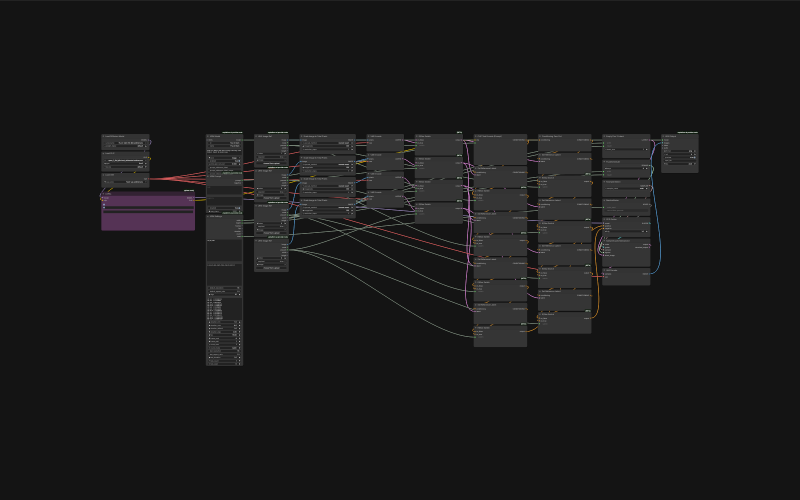
#> input picture docs/images/src/shots/flux-2-klein-workflow.png, 1600 x 1000 px (shown at 1/2 size); its folder holds 4 pictures in this run
$ python make_shots.py
#> lines starting #> are read from the running program, lines starting #| are printed output that depends on the picture; after the words box and inside, x2 and y2 are one past the last pixel; in counts of white or black regions, pixels touching at a corner belong together
"""Crop, round, shadow and pad the workflow screenshots under docs/images.

Dev-only: needs Pillow. Sources live in docs/images/src/shots, the processed
PNGs land in docs/images. Deterministic, so reruns stay byte identical.
"""

from __future__ import annotations

import argparse
import logging
from pathlib import Path
from typing import cast

from PIL import Image, ImageChops, ImageDraw, ImageFilter

LOGGER = logging.getLogger("make_shots")

IMAGES_DIR = Path(__file__).resolve().parent.parent / "docs" / "images"
SOURCE_DIR = IMAGES_DIR / "src" / "shots"
SLUGS = (
    "flux-2-klein",
    "ideogram-4",
    "krea-2",
    "ltx-2-5",
    "minimax-h3",
    "moss-image",
    "qwen-2-1",
    "wan-2-2",
    "z-image",
)
CONTENT_WIDTH = 1600
CROP_MARGIN = 48
BG_DIFF_THRESHOLD = 64  # clears the 1 px frame and canvas grid, keeps node text
RADIUS = 16
PAD = 40
SHADOW_OFFSET = (0, 8)
SHADOW_BLUR = 24
SHADOW_ALPHA = 70


def _node_bbox(image: Image.Image) -> tuple[int, int, int, int]:
    """Bounding box of pixels that differ from the most common color."""
    colors = image.getcolors(maxcolors=image.width * image.height)
    if colors is None:
        raise SystemExit("too many colors to find the background")

    background = cast(
        tuple[int, int, int],
        max(colors, key=lambda item: (item[0], item[1]))[1],
    )
    diff = ImageChops.difference(image, Image.new("RGB", image.size, background))
    red, green, blue = diff.split()
    max_diff = ImageChops.lighter(ImageChops.lighter(red, green), blue)
    mask = max_diff.point([255 if value > BG_DIFF_THRESHOLD else 0 for value in range(256)])
    bbox = mask.getbbox()
    if bbox is None:
        raise SystemExit("no node pixels found")
    return bbox


def _crop(image: Image.Image) -> Image.Image:
    left, top, right, bottom = _node_bbox(image)
    box = (
        max(left - CROP_MARGIN, 0),
        max(top - CROP_MARGIN, 0),
        min(right + CROP_MARGIN, image.width),
        min(bottom + CROP_MARGIN, image.height),
    )
    return image.crop(box)


def _rounded_mask(size: tuple[int, int]) -> Image.Image:
    mask = Image.new("L", size, 0)
    draw = ImageDraw.Draw(mask)
    draw.rounded_rectangle((0, 0, size[0] - 1, size[1] - 1), RADIUS, fill=255)
    return mask


def _shadow_mask(size: tuple[int, int]) -> Image.Image:
    mask = Image.new("L", size, 0)
    x = PAD + SHADOW_OFFSET[0]
    y = PAD + SHADOW_OFFSET[1]
    ImageDraw.Draw(mask).rounded_rectangle(
        (x, y, x + size[0] - 2 * PAD - 1, y + size[1] - 2 * PAD - 1),
        RADIUS,
        fill=SHADOW_ALPHA,
    )
    return mask.filter(ImageFilter.GaussianBlur(SHADOW_BLUR))


def render(source: Path, destination: Path) -> tuple[tuple[int, int], tuple[int, int]]:
    """Process one screenshot, return its crop and output size."""
    cropped = _crop(Image.open(source).convert("RGB"))
    height = round(cropped.height * CONTENT_WIDTH / cropped.width)
    content = cropped.resize((CONTENT_WIDTH, height), Image.Resampling.LANCZOS)
    content_size = content.size

    canvas = Image.new("RGBA", (content_size[0] + 2 * PAD, content_size[1] + 2 * PAD), (0, 0, 0, 0))
    shadow = Image.new("RGBA", canvas.size, (0, 0, 0, 0))
    shadow.putalpha(_shadow_mask(canvas.size))
    canvas = Image.alpha_composite(canvas, shadow)

    content.putalpha(_rounded_mask(content_size))
    canvas.paste(content, (PAD, PAD), content)

    canvas.save(destination, format="PNG", optimize=True)
    return cropped.size, canvas.size


def main() -> None:
    logging.basicConfig(level=logging.INFO, format="%(message)s")
    parser = argparse.ArgumentParser(description=__doc__)
    parser.add_argument("--slug", action="append", choices=SLUGS, help="limit to one slug")
    args = parser.parse_args()

    for slug in args.slug or SLUGS:
        source = SOURCE_DIR / f"{slug}-workflow.png"
        destination = IMAGES_DIR / f"{slug}-workflow.png"
        crop_size, output_size = render(source, destination)
#> in _node_bbox, `colors = image.getcolors(maxcolors=image.width * image.height)`: colors = 6001 items
#> in _node_bbox, `background = cast( tuple[int, int, int], max(colors, key=lambda item: ..`: background = (20, 20, 20)
#> in _node_bbox, image is the input picture: PIL image 1600x1000 RGB; mean R, G, B 26.1, 25.7, 25.9
#> in _node_bbox, `red, green, blue = diff.split()`:
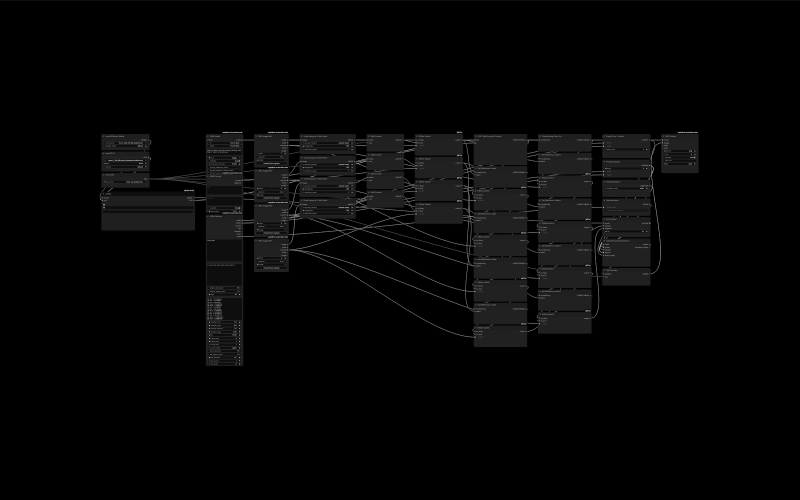
#> green: PIL image 1600x1000 L (shown at 1/2 size); min 0, max 235, mean 5.8
#> in _node_bbox, `mask = max_diff.point([255 if value > BG_DIFF_THRESHOLD else 0 for val..`:
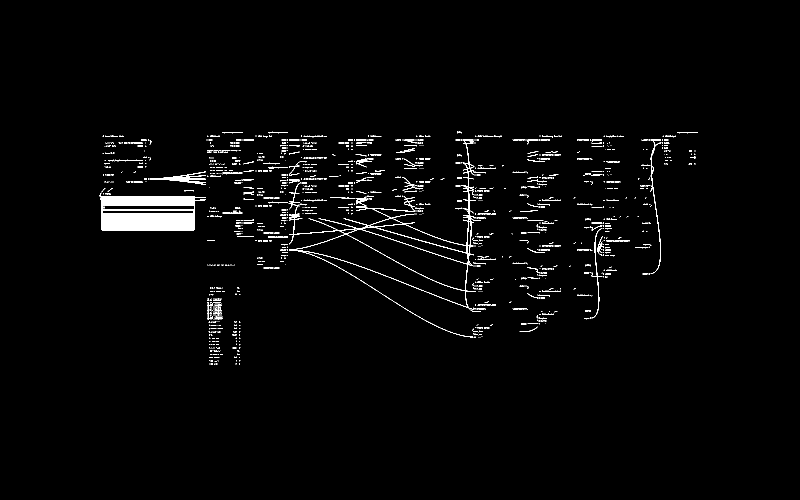
#> mask: PIL image 1600x1000 L (shown at 1/2 size); 2% white; 1318 white regions (1059 under 20 px), largest, box (x1, y1, x2, y2) and area: (199, 385, 412, 461) 10783, (577, 279, 949, 675) 5102, (299, 343, 412, 370) 719
#> in _node_bbox, `bbox = mask.getbbox()`: bbox = (199, 263, 1395, 729)
#> in _crop, `left, top, right, bottom = _node_bbox(image)`: left = 199; top = 263; right = 1395; bottom = 729
#> in _crop, `box = ( max(left - CROP_MARGIN, 0), max(top - CROP_MARGIN, 0), min(rig..`: box = (151, 215, 1443, 777)
#> in _crop, `return image.crop(box)`:
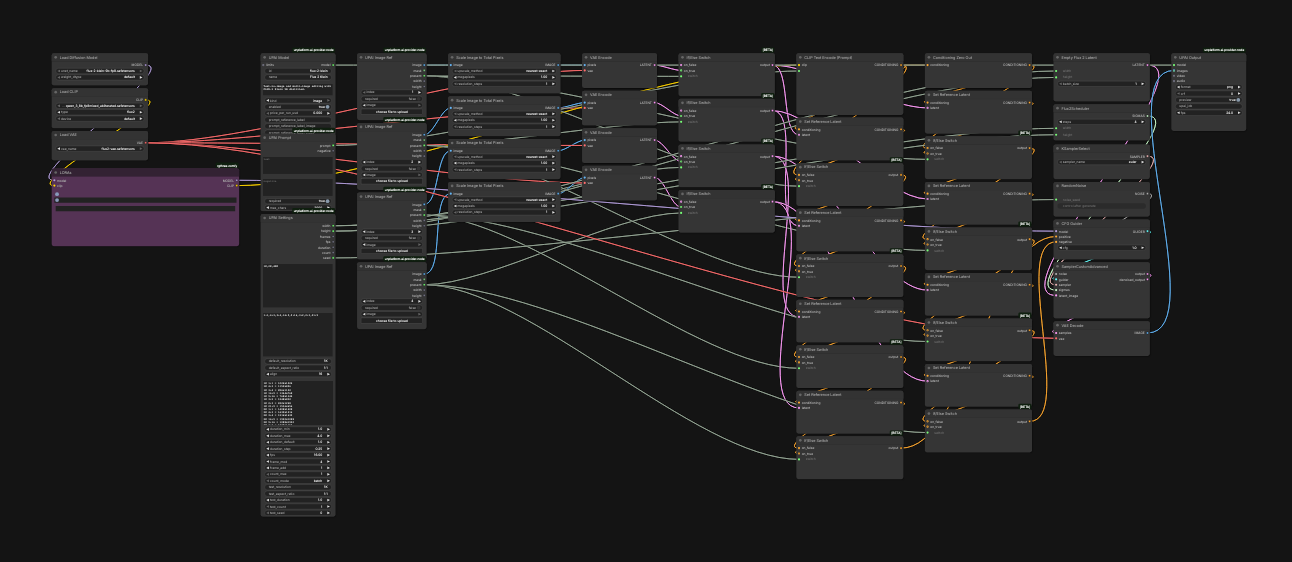
#> returned value: PIL image 1292x562 RGB; mean R, G, B 33.3, 32.5, 33
#> in render, `canvas = Image.new("RGBA", (content_size[0] + 2 * PAD, content_size[1]..`: canvas: PIL image 1680x776 RGBA; every value is 0
#> in _shadow_mask, `mask = Image.new("L", size, 0)`: mask: PIL image 1680x776 L; every value is 0
#> in _shadow_mask, `ImageDraw.Draw(mask).rounded_rectangle( (x, y, x + size[0] - 2 * PAD -..`:
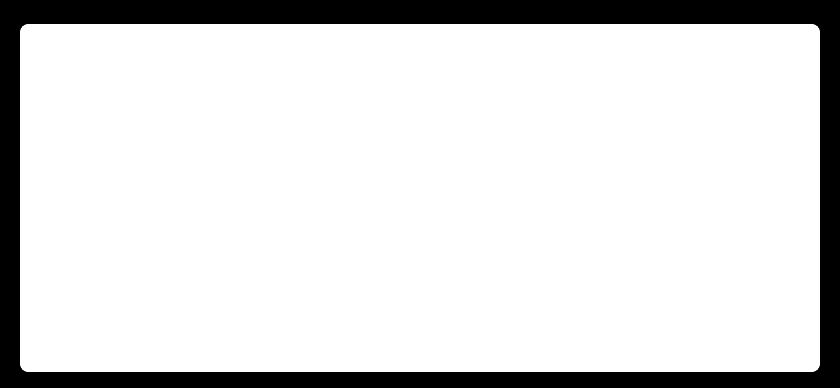
#> mask: PIL image 1680x776 L (shown at 1/2 size); values 0 (black) and 70 (white), 85.4% white; 1 black region, box (x1, y1, x2, y2) and area: (0, 0, 1680, 776) 190324
#> in _shadow_mask, `return mask.filter(ImageFilter.GaussianBlur(SHADOW_BLUR))`:
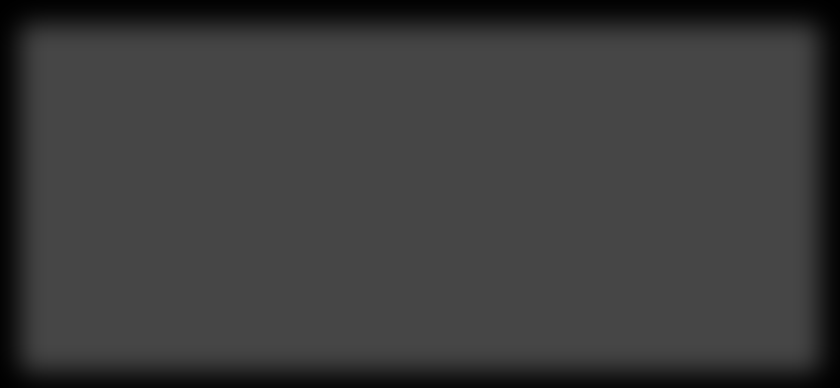
#> returned value: PIL image 1680x776 L (shown at 1/2 size); min 0, max 70, mean 59.7
#> in render, `shadow.putalpha(_shadow_mask(canvas.size))`:
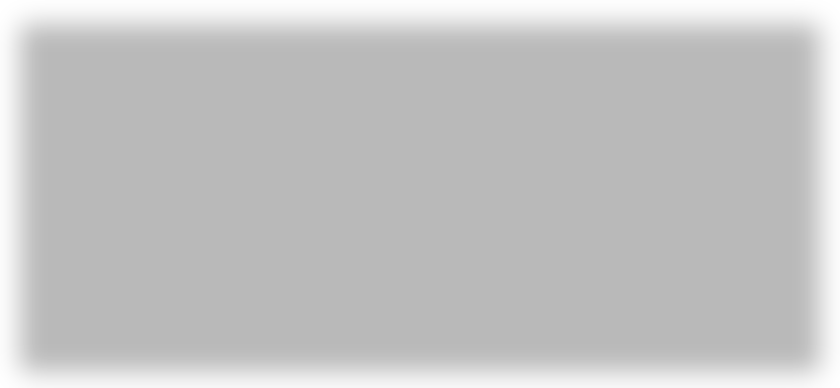
#> shadow: PIL image 1680x776 RGBA (shown at 1/2 size); mean R, G, B, A 0, 0, 0, 59.7; transparent parts drawn white
#> in _rounded_mask, `mask = Image.new("L", size, 0)`: mask: PIL image 1600x696 L; every value is 0
#> in render, `canvas.paste(content, (PAD, PAD), content)`:
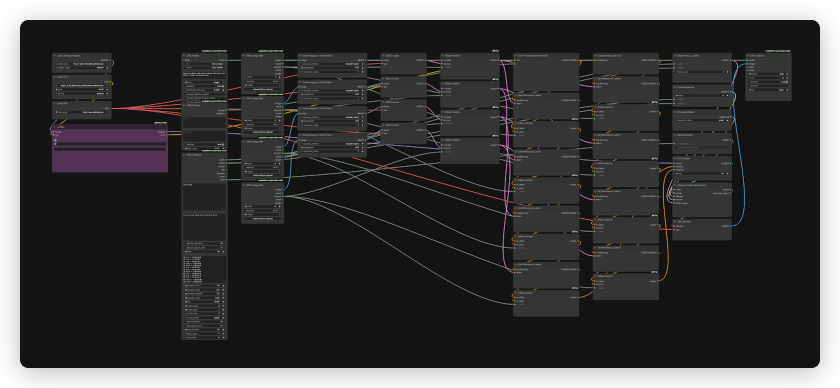
#> canvas: PIL image 1680x776 RGBA (shown at 1/2 size); mean R, G, B, A 28.5, 27.8, 28.2, 220.1; transparent parts drawn white
#> crop_size = (1292, 562); output_size = (1680, 776)
        LOGGER.info(
            "%s crop %dx%d output %dx%d",
            destination.name,
            crop_size[0],
            crop_size[1],
            output_size[0],
            output_size[1],
        )
#> pass 2 of the loop in main, `for slug in args.slug or SLUGS:`:
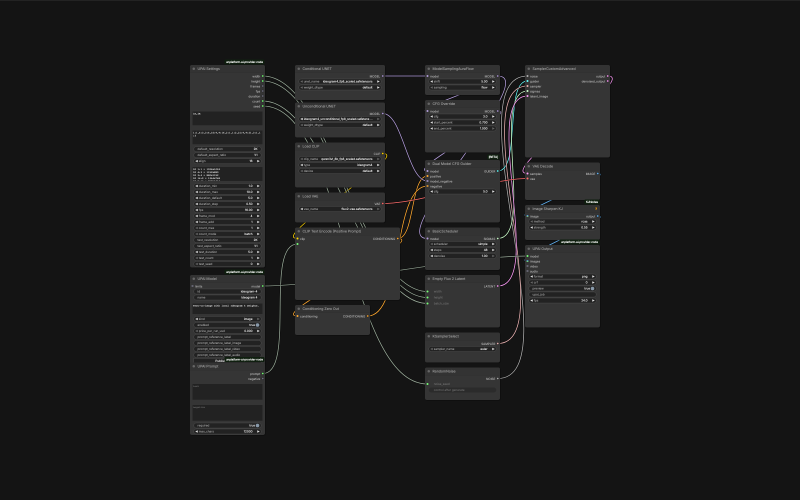
#> input picture docs/images/src/shots/ideogram-4-workflow.png, 1600 x 1000 px (shown at 1/2 size)
#> colors = 3488 items
#> in _node_bbox, image is the input picture: PIL image 1600x1000 RGB; mean R, G, B 28.3, 28.3, 28.2
#> in _node_bbox (call 2), `mask = max_diff.point([255 if value > BG_DIFF_THRESHOLD else 0 for val..`:
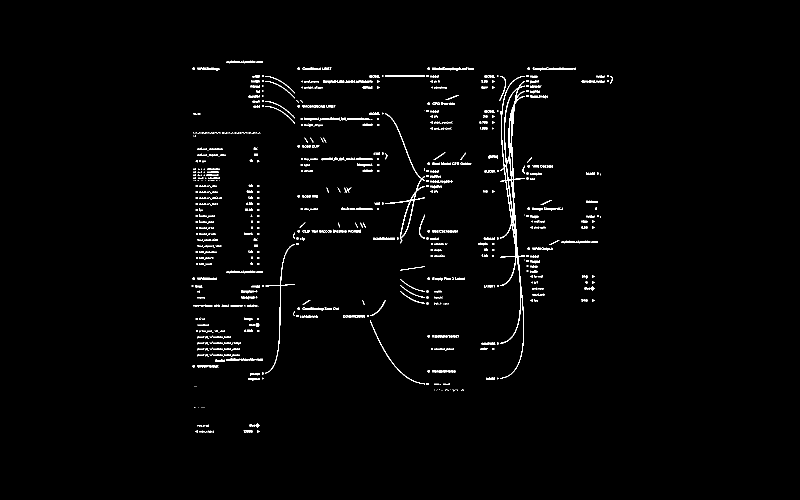
#> mask: PIL image 1600x1000 L (shown at 1/2 size); 1.5% white in thin lines or dots, all inside (x1, y1, x2, y2) = (383, 121, 1226, 866)
#> bbox = (383, 121, 1226, 866)
#> shadow: PIL image 1680x1513 RGBA
#> in render (call 2), `canvas.paste(content, (PAD, PAD), content)`:
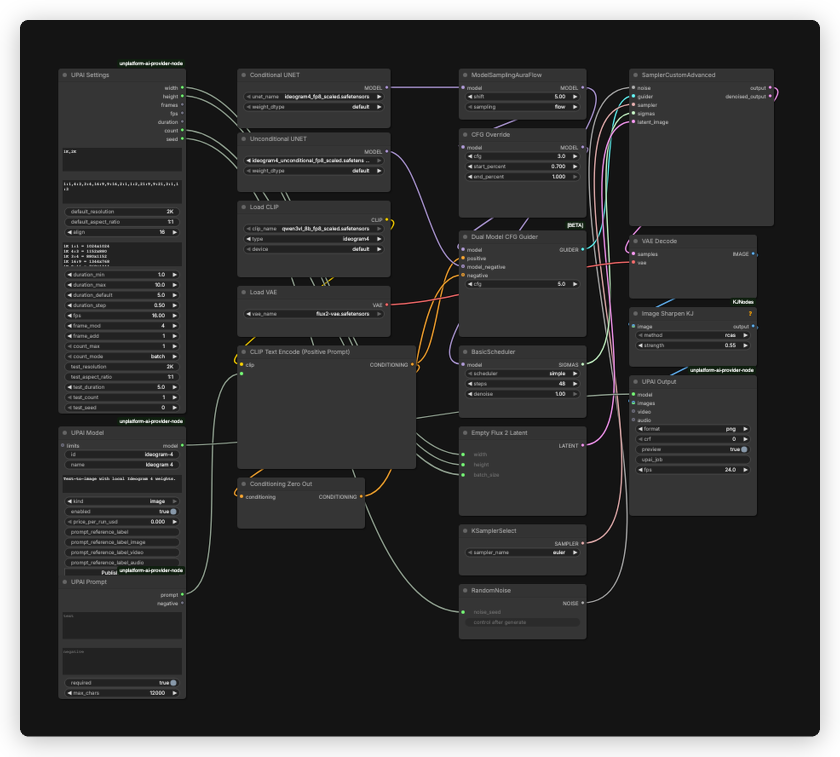
#> canvas: PIL image 1680x1513 RGBA (shown at 1/2 size); mean R, G, B, A 33.2, 33.1, 33, 231.6; transparent parts drawn white
#> pass 3 of the loop in main, `for slug in args.slug or SLUGS:`:
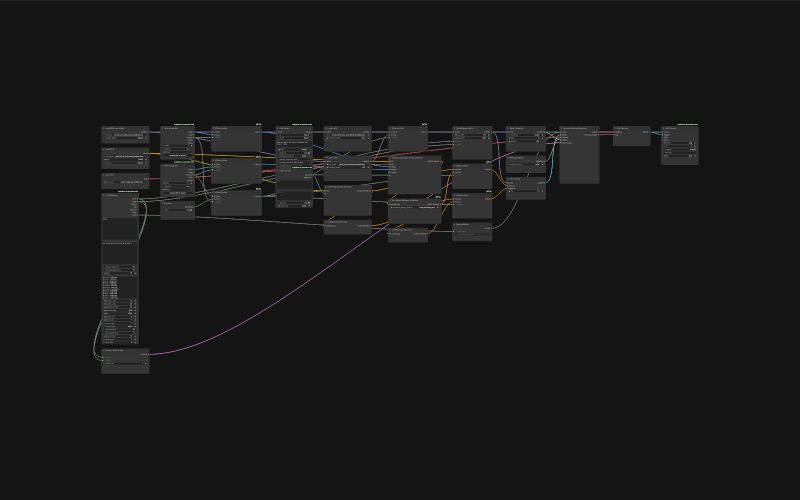
#> input picture docs/images/src/shots/krea-2-workflow.png, 1600 x 1000 px (shown at 1/2 size)
#> colors = 4350 items
#> in _node_bbox, image is the input picture: PIL image 1600x1000 RGB; mean R, G, B 23.9, 23.9, 23.8
#> in _node_bbox (call 3), `mask = max_diff.point([255 if value > BG_DIFF_THRESHOLD else 0 for val..`:
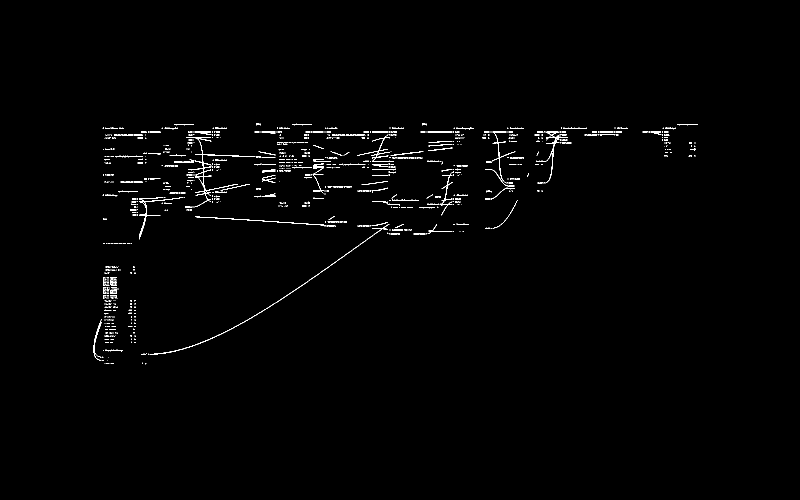
#> mask: PIL image 1600x1000 L (shown at 1/2 size); 0.94% white in thin lines or dots, all inside (x1, y1, x2, y2) = (187, 247, 1395, 729)
#> bbox = (187, 247, 1395, 729)
#> in render (call 3), `shadow.putalpha(_shadow_mask(canvas.size))`:
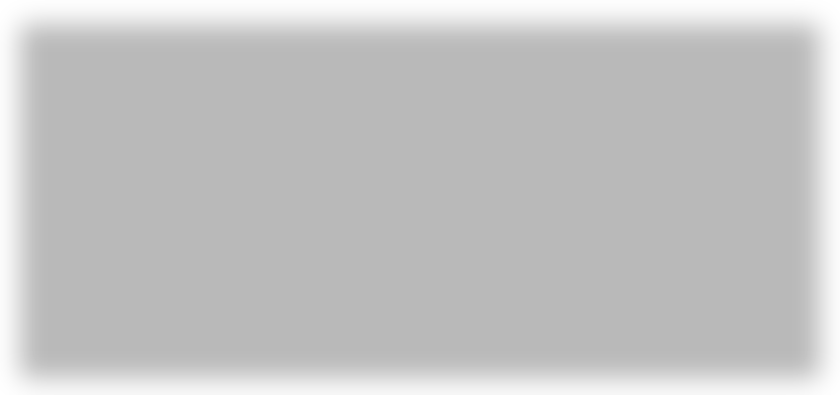
#> shadow: PIL image 1680x789 RGBA (shown at 1/2 size); mean R, G, B, A 0, 0, 0, 59.8; transparent parts drawn white
#> the loop made 5 passes; the first 3 are shown


if __name__ == "__main__":
#> (the run stopped early here; a loop or call above may not have finished)
